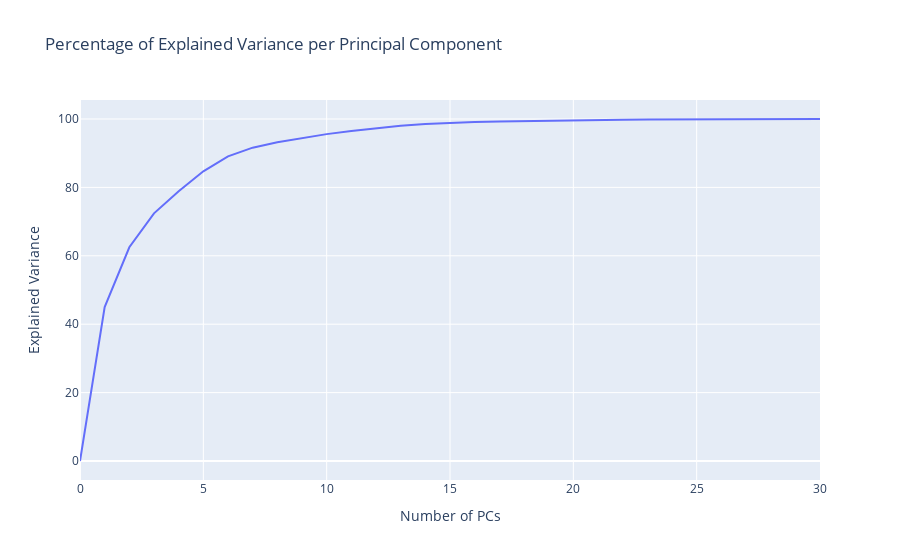

Here is the notebook cell this chart was saved with:
### Markdown cell above
##### PCA

### Code cell
# Principal Component Analysis
eda.pca_variance_plot(train_df, identifier=id_features, categorical=categorical_features, continuous=continuous_features, target="Diagnosis")

### Figure 1 — Plotly figure (JSON) as saved in the notebook; plotly's stock layout.template omitted (floating-point values rounded to 4 significant figures)
{"data": [{"type": "scatter", "y": [0, 45.03, 62.5, 72.41, 78.89, 84.71, 89.06, 91.62, 93.17, 94.48, 95.58, 96.52, 97.33, 98.01, 98.54, 98.89, 99.13, 99.29, 99.43, 99.55, 99.65, 99.73, 99.8, 99.85, 99.9, 99.94, 99.97, 99.99, 100.0, 100.0, 100.0]}], "layout": {"title": {"text": "Percentage of Explained Variance per Principal Component"}, "xaxis": {"range": [0, 30], "title": {"text": "Number of PCs"}}, "yaxis": {"title": {"text": "Explained Variance"}}}}
